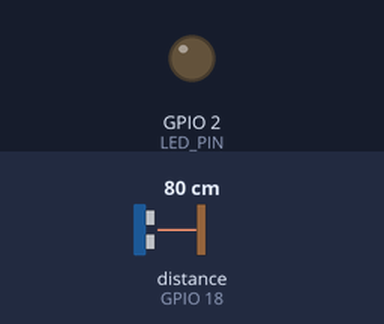
Recording of a sketch running on a simulated ESP32. Parts: output pins drawn as LEDs (lit = HIGH). The test bench sets the inputs (shaded band); at power-on: distance to the obstacle (sensor on GPIO 18) 80 cm. The echo pulse lasts 58.3 µs per cm; WiFi joins after 1.5 s; servers stay silent unless stated; no MQTT or app messages arrive unless stated; pins used as bus, display or sensor lines are not drawn.

Above: at 2.7 s.
2.8 s: distance to the obstacle (sensor on GPIO 18) set to 17 cm
9.7 s: distance to the obstacle (sensor on GPIO 18) set to 13 cm
At 11.1 s:
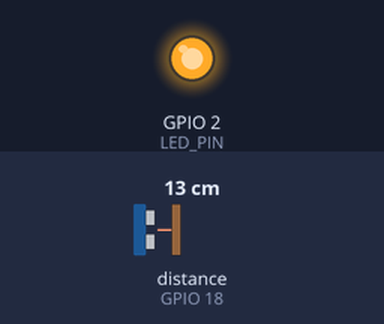
16.6 s: distance to the obstacle (sensor on GPIO 18) set to 18 cm
At 21.1 s:
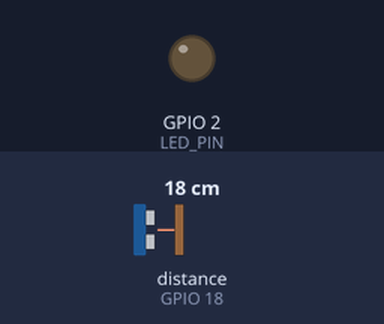
23.5 s: distance to the obstacle (sensor on GPIO 18) set to 2 cm
At 26.1 s:
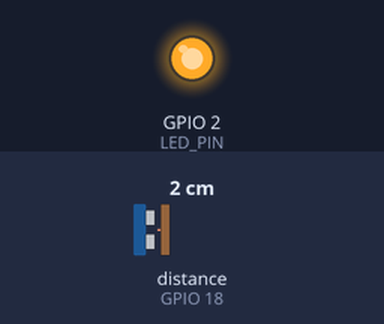
Timing chart, 0 to 27.6 s (numbered marks = the images above; inputs shaded):
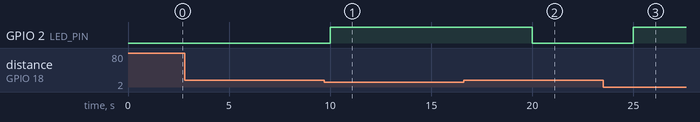

Measured:
- the behaviour switches between 16 and 15 cm on distance to the obstacle (sensor on GPIO 18) (found by bisection; images 0 and 1)
- after the input at 2.8 s, every drawn part: stays the same
- after the input at 9.7 s, GPIO 2 (LED_PIN): LOW → HIGH after 0.30 s
- after the input at 16.6 s, GPIO 2 (LED_PIN): HIGH → LOW after 3.4 s
- after the input at 23.5 s, GPIO 2 (LED_PIN): LOW → HIGH after 1.5 s

The sketch:

waste_monitor.ino
```cpp
/*
 * ============================================================================
 * NexaSmart IoT Firmware: Smart Waste Bin Monitoring Node
 * Hardware: ESP32 + HC-SR04P Ultrasonic Sensor mounted on bin lid
 * Pinout:
 *   Trig Pin       --> GPIO 5
 *   Echo Pin       --> GPIO 18
 *   Alert LED      --> GPIO 2
 * ============================================================================
 */

#include <WiFi.h>
#include <PubSubClient.h>
#include <ArduinoJson.h>

const char* WIFI_SSID       = "NexaSmart_IoT_WiFi";
const char* WIFI_PASSWORD   = "SecureCampusKey2026";
const char* MQTT_SERVER     = "192.168.1.100";
const int   MQTT_PORT       = 1883;
const char* MQTT_USER       = "device_wst_01";
const char* MQTT_PASS       = "DeviceSecretKey2026";

const char* DEVICE_ID       = "DEV-ESP32-WST-01";
const char* BUILDING_ID     = "BLD-ENG-01";
const char* ROOM_ID         = "CORRIDOR-2F";
const char* BIN_ID          = "BIN-201";
const char* FIRMWARE_VER    = "v1.4.2";

#define PIN_TRIG 5
#define PIN_ECHO 18
#define LED_PIN  2

const float BIN_DEPTH_CM = 100.0; // 1-meter tall waste bin
const float FILL_ALERT_THRESHOLD = 85.0; // 85% full

WiFiClient espClient;
PubSubClient mqttClient(espClient);

char topicTelemetry[128];
char topicStatus[128];
unsigned long lastTelemetry = 0;
unsigned long sequenceCounter = 0;

float measureDistanceCm() {
  digitalWrite(PIN_TRIG, LOW);
  delayMicroseconds(2);
  digitalWrite(PIN_TRIG, HIGH);
  delayMicroseconds(10);
  digitalWrite(PIN_TRIG, LOW);

  long duration = pulseIn(PIN_ECHO, HIGH, 30000);
  if (duration == 0) return BIN_DEPTH_CM;
  return (duration * 0.0343) / 2.0;
}

void setup() {
  Serial.begin(115200);
  pinMode(PIN_TRIG, OUTPUT);
  pinMode(PIN_ECHO, INPUT);
  pinMode(LED_PIN, OUTPUT);

  snprintf(topicTelemetry, sizeof(topicTelemetry), "nexasmart/%s/%s/%s/telemetry", BUILDING_ID, ROOM_ID, DEVICE_ID);
  snprintf(topicStatus,    sizeof(topicStatus),    "nexasmart/%s/%s/%s/status",    BUILDING_ID, ROOM_ID, DEVICE_ID);

  WiFi.begin(WIFI_SSID, WIFI_PASSWORD);
  while (WiFi.status() != WL_CONNECTED) delay(300);

  mqttClient.setServer(MQTT_SERVER, MQTT_PORT);
}

void loop() {
  if (WiFi.status() != WL_CONNECTED) WiFi.reconnect();
  if (!mqttClient.connected()) {
    mqttClient.connect(DEVICE_ID, MQTT_USER, MQTT_PASS);
  }
  mqttClient.loop();

  unsigned long now = millis();
  if (now - lastTelemetry >= 5000) {
    lastTelemetry = now;

    float distance = measureDistanceCm();
    float fillHeight = constrain(BIN_DEPTH_CM - distance, 0.0, BIN_DEPTH_CM);
    float fillPercent = (fillHeight / BIN_DEPTH_CM) * 100.0;
    bool needsCollection = (fillPercent >= FILL_ALERT_THRESHOLD);

    digitalWrite(LED_PIN, needsCollection ? HIGH : LOW);

    StaticJsonDocument<384> doc;
    doc["deviceId"]        = DEVICE_ID;
    doc["buildingId"]      = BUILDING_ID;
    doc["roomId"]          = ROOM_ID;
    doc["binId"]           = BIN_ID;
    doc["sequence"]        = ++sequenceCounter;
    doc["firmware"]        = FIRMWARE_VER;
    doc["isSimulated"]     = false;

    JsonObject m = doc.createNestedObject("metrics");
    m["fillLevelPercent"] = round(fillPercent * 10.0) / 10.0;
    m["needsCollection"]  = needsCollection;
    m["distanceCm"]       = round(distance * 10.0) / 10.0;

    char buf[384];
    serializeJson(doc, buf);
    mqttClient.publish(topicTelemetry, buf);
  }
}
```
